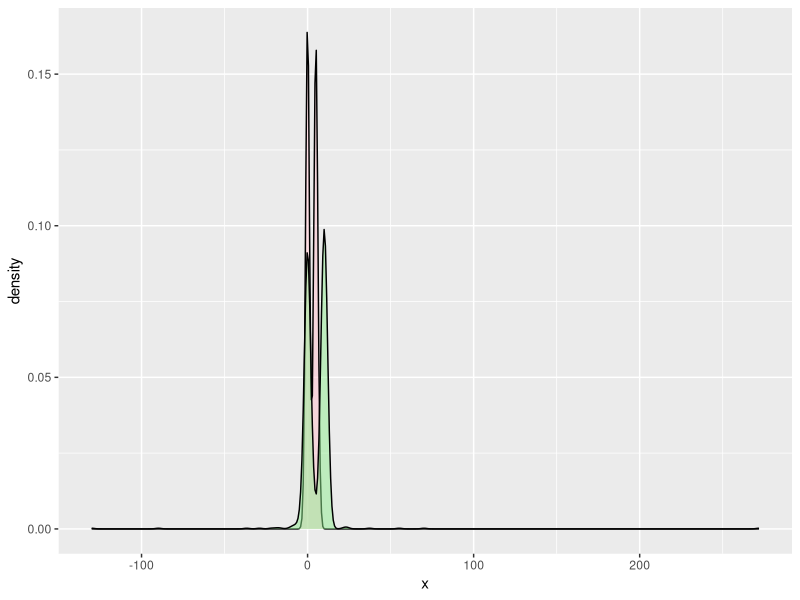

R code for this plot:
## ---- chunk 1
knitr::opts_chunk$set(echo = TRUE)
## ---- chunk 2

ASTHMA_wald <- function(x1, x2, p, n.B, show.plot = T, fmt = '%1.3f') {
  #' Author: CWM
  #' Purpose: Wald paper function
  #' Date: 10.21.2019
  #' Arguments:
  #'    @x1   = numeric vector, data from group 1
  #'    @x2   = numeric vector, data from group 2
  #'    @p    = numeric vector, percentiles to investigate
  #'    @n.B  = single integer, number of bootstrap replicates

  # -- Step 0 --
  # library requirements and global variables and checks
  require(ggplot2)
  require(boot)
  require(MASS)
  require(Matrix)
              
  n.p <- length(p)
  len.x1 <- length(x1)
  len.x2 <- length(x2)
  
  stopifnot(is.double(x1),is.double(x2))
  stopifnot(n.p <= 5)
  if(n.B < 500) warning('n.B should be > 500')
  
  # plot
  if(show.plot) {
    pp <- ggplot(data.frame(x = x1, y = x2)) +
      geom_density(aes(x = x), fill = "pink", alpha = 0.5) +
      geom_density(aes(x = y), fill = "lightgreen", alpha = 0.5)
    print(pp)
  }
  
  # -- Step 1 & 2 --
  # percentiles profile, q, for each population
  get_quantile <- function(x, p = p) quantile(x, probs = p, names = F)
  q1 <- get_quantile(x1, p)
  q2 <- get_quantile(x2, p)
  q <- c(q1, q2)
  
  # -- Step 3 --
  # function to get B bootstrap sample estimates of Q
  get_bootstrap_Q <- function(x) {
    
    # update from previous method and use tsboot function
    x.ts <- as.ts(x) # convert to time-series object
    block.len <- round(length(x)^(1/3))
    
    set.seed(1)
    Q.out <- tsboot(tseries = x.ts, 
                    statistic = get_quantile, 
                    sim = "geom", 
                    R = n.B, l = block.len, 
                    n.sim = length(x.ts), orig.t = F,
                    p = p) 
    
    return(Q.out$t)
    
  }
  
  # tilda - qi, from step 3
  q.B.x1 <- get_bootstrap_Q(x = x1)
  q.B.x2 <- get_bootstrap_Q(x = x2)
  
  # -- Step 4 -- 
  # Compute the p x p covariance matrix Vi for each population
  ones.B <- matrix(rep(1, n.B), ncol = 1)
  internal.mat <- diag(n.B) - n.B ^ -1 * (ones.B %*% t(ones.B))
  
  V.x1 <- (n.B - 1) ^ -1 * ( t(q.B.x1) %*% internal.mat %*% q.B.x1 )
  V.x2 <- (n.B - 1) ^ -1 * ( t(q.B.x2) %*% internal.mat %*% q.B.x2 )
  
  # then combine into the Kp x Kp block matrix V
  V <- as.matrix(bdiag(V.x1, V.x2))

  # -- Step 5 --
  # Contrast matrix A = [Ip | -Ip]
  # A is dimension c x Kp, where c is the degrees of freedom
  # and 1 <= c <= (Kp - 1)
  A <- cbind(diag(n.p), -1 * diag(n.p))
  deg.f <- dim(A)[1]
  
  # Compute the Wald statistic, and compare to chi-squared
  # W > qchisq means differences between percentile profiles are
  # statistically significant
  W <- t(q) %*% t(A) %*% ginv( A %*% V %*% t(A)) %*% A %*% q
  chi <- qchisq(0.95, df = deg.f)
  note <- ifelse(W > chi, 
        "* Differences btwn percentile profiles are statistically significant", 
        "Percentile profiles are statistically similar")
  cat("W > qchisq? ", W > chi, note, "\n")
  
  # -- Step 6 --
  # Compute confidence intervals
  if(W > chi) {
    z <- 1.96 # critical value of the standard normal distribution for CI 95%
    for (i in 1:deg.f){
      est <- A[i, ] %*% q
      mod <- z * (A[i, ] %*% V %*% t(A)[, i]) ^ 0.5
      lower <- est - mod
      higher <- est + mod
      note <- ifelse(sign(lower) == sign(higher), "* Significant difference", "")
      cat("CI95 of diff at p=", sprintf(fmt,p[i]), 
          ": [", sprintf(fmt, est - mod), ", ",
                  sprintf(fmt, est + mod), "] ", note, "\n")
    }
  }
  
}
## ---- chunk 3
norm.pop <- c(rnorm(500, mean = 0, sd = 1), rnorm(500, 5, 1))

cauchy.pop <- c(rcauchy(500, location = 0, scale = 0.5), rnorm(500, 10, 1))

p <- c(0.25, 0.50, 0.75)

n.B <- 500

ASTHMA_wald(norm.pop, cauchy.pop, p, n.B, show.plot = T)
